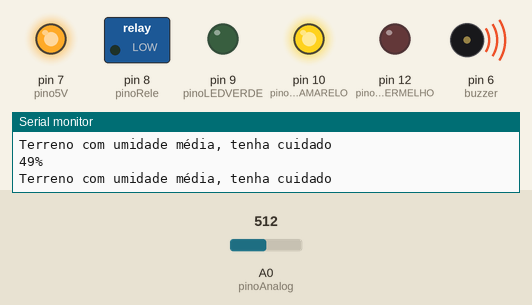
This sketch was run on a simulated Arduino Uno, built with avr-gcc and run on an emulated ATmega328P. Parts: switched loads named in the sketch (green lamp = pin HIGH), output pins drawn as LEDs (lit = HIGH), buzzer (waves = sounding), the last lines printed to the serial monitor. The inputs (shaded band) are chosen by the test bench; at power-on: A0 (pinoAnalog) = 512.

Above: at 2.1 s.
2.2 s: A0 (pinoAnalog) set to 537
5.7 s: A0 (pinoAnalog) set to 564
At 6.8 s:
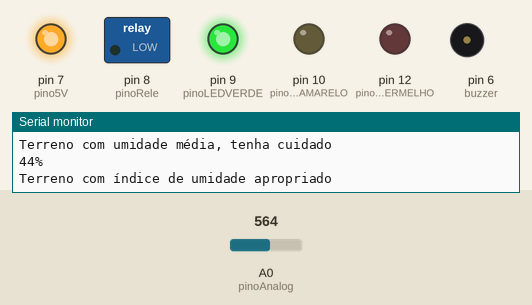
8.0 s: A0 (pinoAnalog) set to 306
At 9.3 s:
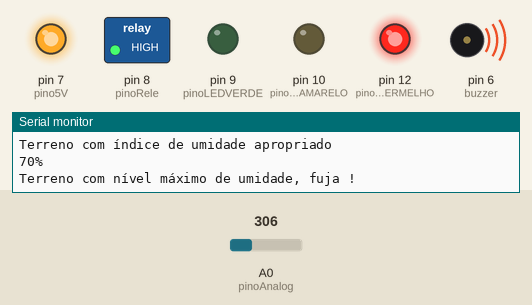
12.0 s: A0 (pinoAnalog) set to 390
15.5 s: A0 (pinoAnalog) set to 410
At 16.66 s:
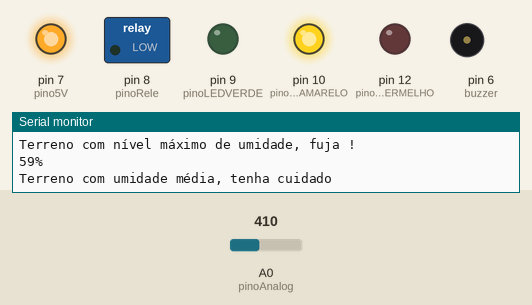
20.1 s: A0 (pinoAnalog) set to 122
At 21.5 s:
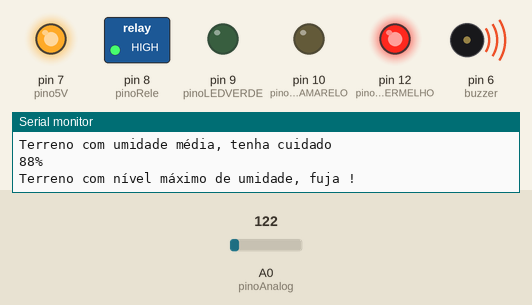
Timing chart, 0 to 23.1 s (numbered marks = the images above; inputs shaded):
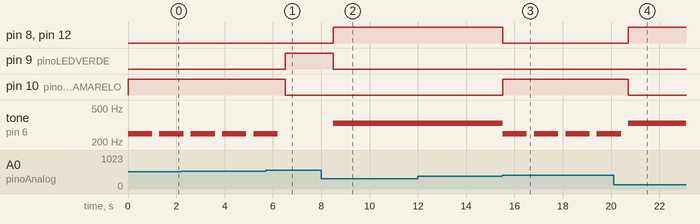

Measured:
- the behaviour switches between 552 and 553 on A0 (pinoAnalog) (found by bisection; images 0 and 1)
- the behaviour switches between 398 and 399 on A0 (pinoAnalog) (found by bisection; images 2 and 3)
- after the input at 5.7 s, pin 9 (pinoLEDVERDE): LOW → HIGH after 0.80 s; pin 10 (pinoLEDAMARELO): HIGH → LOW after 0.80 s; tone on pin 6 (buzzer): goes on until 6.2 s, then stays silent
- after the input at 8.0 s, pin 8 (pinoRele), pin 12 (pinoLEDVERMELHO): LOW → HIGH after 0.51 s; pin 9 (pinoLEDVERDE): HIGH → LOW after 0.51 s; tone on pin 6 (buzzer): silent → 330 Hz after 0.51 s
- after the input at 15.5 s, pin 8 (pinoRele), pin 12 (pinoLEDVERMELHO): HIGH → LOW at once; pin 10 (pinoLEDAMARELO): LOW → HIGH at once; tone on pin 6 (buzzer): alternates 250 Hz for 1.0 s and silent for 0.30 s, starting at once
- after the input at 20.1 s, pin 8 (pinoRele), pin 12 (pinoLEDVERMELHO): LOW → HIGH after 0.61 s; pin 10 (pinoLEDAMARELO): HIGH → LOW after 0.61 s
- by itself, tone on pin 6 (buzzer): alternates 250 Hz for 1.0 s and silent for 0.30 s

The sketch:

SISTEMA_DE_DETEC__O_DE_ENCHENTES.ino
```cpp
#define pinoAnalog A0 // Define o pino A0 como "pinoAnalog"
#define pinoRele 8 // Define o pino 8 como "pinoRele"
#define pinoLEDVERDE 9 // Define o pino 9 como "pinoLEDVERDE"
#define pinoLEDAMARELO 10 // Define o pino 10 como "pinoLEDAMARELO"
#define pinoLEDVERMELHO 12 // Define o pino 12 como "pinoLEDVERMELHO"
#define pino5V 7 // Define o pino 7 como "pino5V"

int buzzer = 6; // pino no qual o buzzer está conectado
int ValAnalogIn; // Introduz o valor analógico ao código

void setup() {
  Serial.begin(9600); // Declara o BaundRate em 9600
  pinMode(pinoRele, OUTPUT); // Declara o pinoRele como Saída
  pinMode(pino5V, OUTPUT); // Declara o pino5V como Saída
  digitalWrite(pino5V, HIGH); // Põem o pino5V em estado Alto = 5V
  pinMode(pinoLEDVERDE, OUTPUT); // Declara o pinoLED como Saída
  pinMode(pinoLEDAMARELO, OUTPUT); // Declara o pinoLED como Saída
  pinMode(pinoLEDVERMELHO, OUTPUT); // Declara o pinoLED como Saída
  pinMode(buzzer, OUTPUT); // Declara o buzzer com Saída
}

void loop() {
  ValAnalogIn = analogRead(pinoAnalog); // Relaciona o valor analógico com o recebido do sensor
  int Porcento = map(ValAnalogIn, 1023, 0, 0, 100); // Relaciona o valor analógico à porcentagem

  Serial.print(Porcento); // Imprime o valor em Porcento no monitor Serial
  Serial.println("%"); // Imprime o símbolo junto ao valor encontrado

  if (Porcento <= 45) { // Se a porcentagem for menor ou igual a 45
    Serial.println("Terreno com índice de umidade apropriado"); // Imprime a frase no monitor serial
    digitalWrite(pinoRele, LOW); // Altera o estado do pinoRele para nível baixo
    digitalWrite(pinoLEDVERDE, HIGH); // Acende o LED conectado ao pinoLEDVERDE
    digitalWrite(pinoLEDAMARELO, LOW); // Desliga o LED conectado ao pinoLEDAMARELO
    digitalWrite(pinoLEDVERMELHO, LOW); // Desliga o LED conectado ao pinoLEDVERMELHO
  }
  else if (Porcento <= 60) {
    Serial.println("Terreno com umidade média, tenha cuidado"); // Imprime a frase no monitor serial
    digitalWrite(pinoRele, LOW); // Altera o estado do pinoRele para nível Baixo
    digitalWrite(pinoLEDVERDE, LOW); // Desliga o LED conectado ao pinoLEDVERDE
    digitalWrite(pinoLEDAMARELO, HIGH); // Desliga o LED conectado ao pinoLEDAMARELO
    digitalWrite(pinoLEDVERMELHO, LOW); // Desliga o LED conectado ao pinoLEDVERMELHO
    tone (buzzer, 250,1000 ); // Define o pino e a frequência
    delay(300); // Aguarda 300 milissegundos
  }
  else {
    Serial.println("Terreno com nível máximo de umidade, fuja !");
    digitalWrite(pinoRele, HIGH); // Altera o estado do pinoRele para nível baixo
    digitalWrite(pinoLEDVERDE, LOW); // Desliga o LED conectado ao pinoLEDVERDE
    digitalWrite(pinoLEDAMARELO, LOW); // Desliga o LED conectado ao pinoLEDAMARELO
    digitalWrite(pinoLEDVERMELHO, HIGH); // Desliga o LED conectado ao pinoLEDVERMELHO
    tone (buzzer, 330,1000 ); // Define o pino e a frequência
  }

  delay(1000); // Estabelece o tempo de 1s para reinicializar a leitura
}
```
